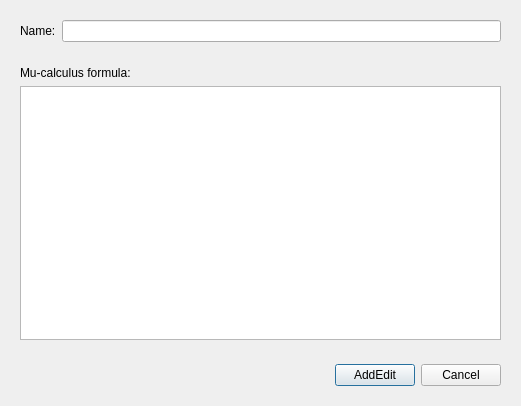
<?xml version="1.0" encoding="UTF-8"?>
<ui version="4.0">
 <class>AddEditPropertyDialog</class>
 <widget class="QDialog" name="AddEditPropertyDialog">
  <property name="geometry">
   <rect>
    <x>0</x>
    <y>0</y>
    <width>521</width>
    <height>406</height>
   </rect>
  </property>
  <property name="windowTitle">
   <string>Dialog</string>
  </property>
  <layout class="QVBoxLayout" name="verticalLayout_2">
   <item>
    <widget class="QWidget" name="widget" native="true">
     <layout class="QHBoxLayout" name="horizontalLayout">
      <item>
       <widget class="QLabel" name="label_2">
        <property name="text">
         <string>Name:</string>
        </property>
       </widget>
      </item>
      <item>
       <widget class="QLineEdit" name="propertyNameField"/>
      </item>
     </layout>
    </widget>
   </item>
   <item>
    <widget class="QWidget" name="widget_3" native="true">
     <layout class="QVBoxLayout" name="verticalLayout">
      <item>
       <widget class="QLabel" name="label">
        <property name="text">
         <string>Mu-calculus formula:</string>
        </property>
       </widget>
      </item>
      <item>
       <widget class="CodeEditor" name="propertyTextField"/>
      </item>
     </layout>
    </widget>
   </item>
   <item>
    <widget class="QWidget" name="widget_2" native="true">
     <layout class="QHBoxLayout" name="horizontalLayout_2">
      <item>
       <spacer name="horizontalSpacer">
        <property name="orientation">
         <enum>Qt::Horizontal</enum>
        </property>
        <property name="sizeHint" stdset="0">
         <size>
          <width>40</width>
          <height>20</height>
         </size>
        </property>
       </spacer>
      </item>
      <item>
       <widget class="QPushButton" name="addEditButton">
        <property name="text">
         <string>AddEdit</string>
        </property>
       </widget>
      </item>
      <item>
       <widget class="QPushButton" name="cancelButton">
        <property name="text">
         <string>Cancel</string>
        </property>
       </widget>
      </item>
     </layout>
    </widget>
   </item>
  </layout>
 </widget>
 <customwidgets>
  <customwidget>
   <class>CodeEditor</class>
   <extends>QPlainTextEdit</extends>
   <header>codeeditor.h</header>
  </customwidget>
 </customwidgets>
 <resources/>
 <connections/>
</ui>
